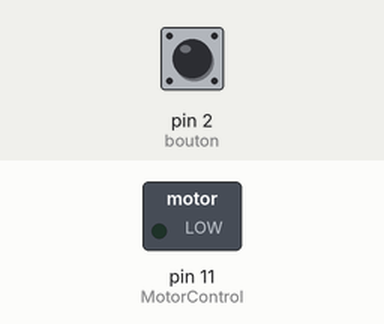
This sketch was run on a simulated Arduino Uno, built with avr-gcc and run on an emulated ATmega328P. Shown: switched loads named in the sketch (green lamp = pin HIGH). The inputs (shaded band) are chosen by the test bench; at power-on: pin 2 (bouton) HIGH.

Above: at 0.05 s.
At 5.75 s:
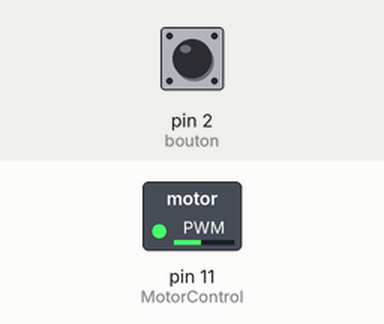
At 11.55 s:
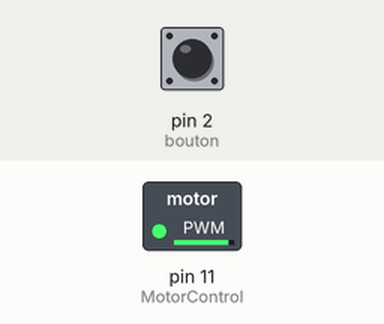
At 23.15 s:
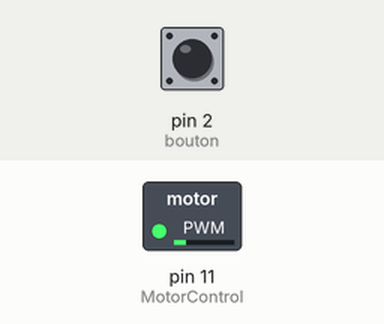
Timing chart, 0 to 33.3 s (numbered marks = the images above):
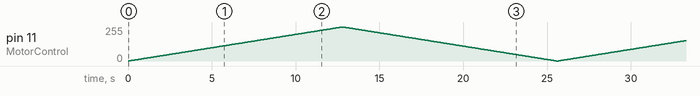

The sketch:

sketch_may04a.ino
```cpp
// faire varier la vitesse du moteur

int bouton=2;
int MotorControl=11;//pwm
void setup()
{
pinMode(bouton,INPUT_PULLUP);
pinMode( MotorControl,OUTPUT);
}
void loop()
{
  while(digitalRead(bouton)==0)
  delay(20);
  for(int x=0; x<256; x++ )
  {
     analogWrite(MotorControl,x);
     delay(50);
  }

  for(int x=255; x>=0; x-- )
   {
     analogWrite(MotorControl,x);
     delay(50);
   }
   delay(1);
}
```
